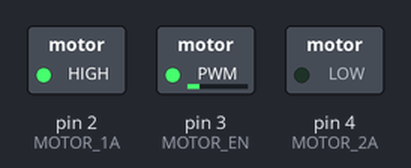
Recording of a sketch running on a simulated Arduino Uno, built with avr-gcc and run on an emulated ATmega328P. On the bench: switched loads named in the sketch (green lamp = pin HIGH).

Above: at 0.05 s.
At 3.95 s:
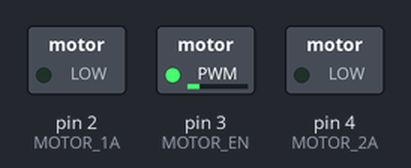
At 5.95 s:
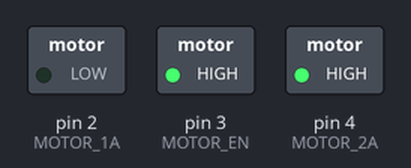
At 7.95 s:
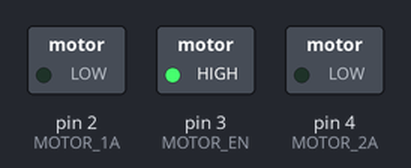
Timing chart, 0 to 10.4 s (numbered marks = the images above):
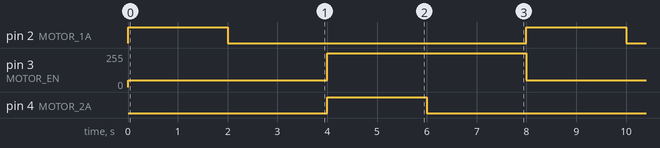

Measured:
- by itself, pin 2 (MOTOR_1A), pin 4 (MOTOR_2A): alternates HIGH for 2.0 s and LOW for 6.0 s
- by itself, pin 3 (MOTOR_EN): alternates 255/255 for 4.0 s and 50/255 for 4.0 s

The sketch:

motor_cc.ino
```cpp
/*
  Control de motor CC
  Viernes 2 de octubre 2020

  Lucas Martín Treser - Automatismos Mar del Plata
  https://www.automatismos-mdq.com.ar/

  Simulación en:
  https://www.tinkercad.com/things/6Whw7FsExXV

  Tabla de verdad:

  1A    2A    EN    CONDICIÓN
  --------------------------------
  HIGH  LOW   PWM   GIRO IZQUIERDA
  LOW   HIGH  PWM   GIRO DERECHA
  HIGH  HIGH  PWM   FRENO
  LOW   LOW   PWM   FRENO
  H/L   L/H    0    FRENO

  PWM: puede variar entre 0 y 255

*/

const int MOTOR_1A = 2;
const int MOTOR_2A = 4;
const int MOTOR_EN = 3;

void setup() {

  pinMode(MOTOR_1A, OUTPUT);
  pinMode(MOTOR_2A, OUTPUT);

}

void loop() {

  izquierda(50);
  delay(2000);
  freno();
  delay(2000);
  derecha(255);
  delay(2000);
  freno();
  delay(2000);

}

//función giro a la izquierda
void izquierda(int velocidad) {
  analogWrite(MOTOR_EN, velocidad);
  digitalWrite(MOTOR_1A, HIGH);
  digitalWrite(MOTOR_2A, LOW);
}

//función giro a la izquierda
void derecha(int velocidad) {
  analogWrite(MOTOR_EN, velocidad);
  digitalWrite(MOTOR_1A, LOW);
  digitalWrite(MOTOR_2A, HIGH);
}

//función freno
void freno() {
  digitalWrite(MOTOR_1A, LOW);
  digitalWrite(MOTOR_2A, LOW);
}
```
